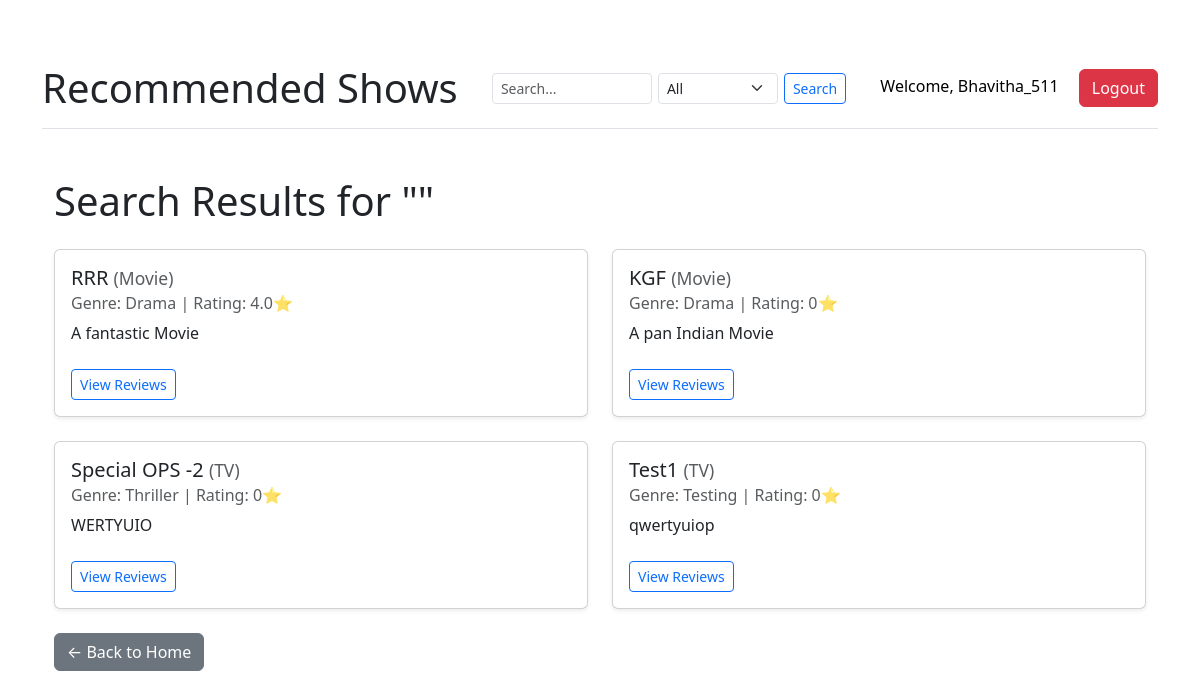
Screenshot of /search/ (signed in) with the database file from the repository.
### Recommendation/models.py (models this page shows, shortened)
class Show(models.Model):
    SHOW_TYPE_CHOICES = (
        ('Movie', 'Movie'),
        ('TV', 'TV Show'),
    )
    title = models.CharField(max_length=200)
    description = models.TextField()
    genre = models.CharField(max_length=100)
    show_type = models.CharField(max_length=10, choices=SHOW_TYPE_CHOICES)
    def average_rating(self):
        reviews = self.review_set.all()
        if reviews.exists():
            return round(sum(r.rating for r in reviews) / reviews.count(), 1)
        return 0

class Review(models.Model):
    user = models.ForeignKey(User, on_delete=models.CASCADE)
    show = models.ForeignKey(Show, on_delete=models.CASCADE)
    review_text = models.TextField()
    rating = models.PositiveSmallIntegerField(default=1)
    created_at = models.DateTimeField(auto_now_add=True)
    class Meta:
        unique_together = ('user', 'show')

### Recommendation/views.py (the view)
# urls.py: path('search/', views.search, name='search'),
def search(request):
    query = request.GET.get('q', '')
    category = request.GET.get('category', 'all')
    if query:
        if category == 'title':
            shows = Show.objects.filter(title__icontains=query)
        elif category == 'genre':
            shows = Show.objects.filter(genre__icontains=query)
        else:  # all
            shows = Show.objects.filter(
                Q(title__icontains=query) |
                Q(genre__icontains=query)
            )
    else:
        shows = Show.objects.all()
    return render(request, 'recommendations/search_results.html', {
        'shows': shows,
        'query': query,
        'category': category
    })

### Recommendation/templates/recommendations/search_results.html
{% extends 'recommendations/base.html' %}
{% block content %}
<div class="container mt-5">
    <h1 class="mb-4">Search Results for "<strong>{{ query }}</strong>"</h1>
    {% if shows %}
        <div class="row row-cols-1 row-cols-md-2 g-4">
            {% for show in shows %}
                <div class="col">
                    <div class="card h-100 shadow-sm">
                        <div class="card-body">
                            <h5 class="card-title">
                                {{ show.title }}
                                <small class="text-muted">({{ show.show_type }})</small>
                            </h5>
                            <h6 class="card-subtitle mb-2 text-muted">
                                Genre: {{ show.genre }} | Rating: {{ show.average_rating }}⭐
                            </h6>
                            <p class="card-text">{{ show.description|truncatewords:20 }}</p>
                            <a href="{% url 'view_reviews' show.id %}" class="btn btn-sm btn-outline-primary mt-2">View Reviews</a>
                        </div>
                    </div>
                </div>
            {% endfor %}
        </div>
    {% else %}
        <p class="text-muted">No results found for your search.</p>
    {% endif %}
    <a href="{% url 'home' %}" class="btn btn-secondary mt-4">← Back to Home</a>
</div>
{% endblock %}

### Recommendation/templates/recommendations/base.html (shortened to what this page needs)
<!DOCTYPE html>
<html>
<head>
    <link href="https://cdn.jsdelivr.net/npm/bootstrap@5.3.0/dist/css/bootstrap.min.css" rel="stylesheet">
</head>
<body class="container mt-5">
    <div class="sticky-header">
        <div class="d-flex justify-content-between align-items-center">
            <h1 class="mb-0"><a href="{% url 'home' %}" class="text-decoration-none text-dark">Recommended Shows</a></h1>
            {% if user.is_authenticated %}
            <form action="{% url 'search' %}" method="get" class="d-flex align-items-center" style="gap: 6px;">
            <input class="form-control form-control-sm" type="search" name="q" placeholder="Search..." style="width: 160px;">
            <select name="category" class="form-select form-select-sm" style="width: 120px;">
                <option value="all">All</option>
            </select>
            <button class="btn btn-outline-primary btn-sm" type="submit">Search</button>
            </form>
            {% endif %}
            <div>
                {% if user.is_authenticated %}
                    <span class="me-3" style="color: black;">Welcome, {{ user.username }}</span>
                    <a href="/logout/" class="btn btn-danger">Logout</a>
                {% else %}
                    <a href="/login/" class="btn btn-primary me-2">Login</a>
                    <a href="/signup/" class="btn btn-success">Sign Up</a>
                {% endif %}
            </div>
        </div>
    </div>
    {% block content %}
    {% endblock %}
</body>
</html>

### Recommendation/templates/recommendations/base.html (style rules this page uses)
.sticky-header { position: sticky; top: 0; z-index: 1030; background-color: white; padding: 1rem 0; border-bottom: 1px solid #dee2e6; }

### rows the page displays
Show: title "RRR", show_type "Movie", genre "Drama", average_rating "4.0", description "A fantastic Movie"
Show: title "KGF", show_type "Movie", genre "Drama", average_rating "0", description "A pan Indian Movie"
Show: title "Special OPS -2", show_type "TV", genre "Thriller", average_rating "0", description "WERTYUIO"
Show: title "Test1", show_type "TV", genre "Testing", average_rating "0", description "qwertyuiop"

### other values shown
{{ user.username }} "Bhavitha_511"
